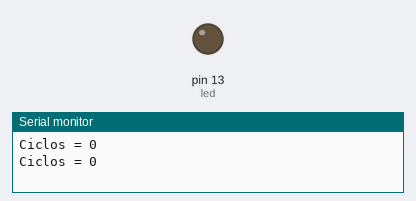
The sketch below on a simulated Arduino Uno, built with avr-gcc and run on an emulated ATmega328P. On the bench: output pins drawn as LEDs (lit = HIGH), the last lines printed to the serial monitor.

Above: at 0.15 s.
At 50.91 s:
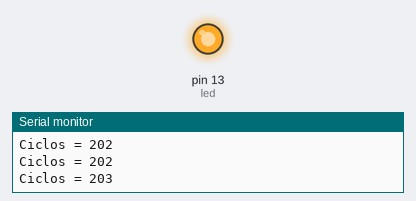
Timing chart, 0 to 51.3 s (numbered marks = the images above):
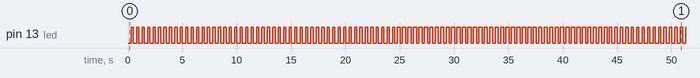

Measured:
- by itself, pin 13 (led): repeats every 39.5 s: HIGH 0.20 s, 39 × (LOW 0.20 s, HIGH 0.30 s), LOW 0.20 s, 39 × (HIGH 0.20 s, LOW 0.30 s)
- by itself, everything shown: repeats every 2.0 s, in 8 steps

The sketch:

11_Interrupci_n_por_timer.ino
```cpp
#include <TimerOne.h>
const int led = 13;  // el pin donde esta el led
int ledState = LOW;    // El LED empieza apagado
volatile unsigned long blinkCount = 0; // La definimos como volatile
void setup(void){
  pinMode(led, OUTPUT);
  Timer1.initialize(250000);// Dispara cada 250 ms
  Timer1.attachInterrupt(ISR_Blink); // Activa la interrupcion y la asocia a ISR_Blink
  Serial.begin(9600);
}
void ISR_Blink(){
  ledState = !ledState ;
  blinkCount++; // Contador veces se enciende el LED
}
void loop(void){
  unsigned long N;// Haremos copia del blinkCount
  digitalWrite(led, ledState);// Asignamos el valor del
  noInterrupts();// Suspende las interrupciones
  N = blinkCount;
  interrupts(); // Autoriza las interrupciones
  Serial.print("Ciclos = ");
  Serial.println(N);
  delay(100);
}
```
